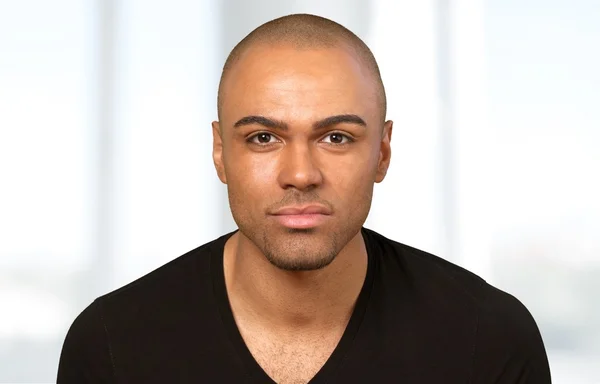
//> input picture Estudos sobre OpenCV/Resources/test.jpeg, 600 x 384 px
$ ./Parte_2_-_Algumas_Funções_Básicas   (built with g++ and OpenCV 4)
//> lines starting //> are read from the running program, lines starting //| are printed output that depends on the picture; after the words box and inside, x2 and y2 are one past the last pixel; in counts of white or black regions, pixels touching at a corner belong together
#include <opencv2/imgcodecs.hpp>
#include <opencv2/highgui.hpp>
#include <opencv2/imgproc.hpp>
#include <iostream>

using namespace cv;
using namespace std;

/////////////////  Basic Functions  //////////////////////

void main(void){

    string path = "Resources/test.jpeg";
    Mat img = imread(path);
//> img is the input picture: 384 rows x 600 cols, CV_8UC3; mean B, G, R 174, 181.3, 193.5
    Mat imgGray, imgBlur, imgCanny, imgDil, imgErode, imgFlip; //CRIANDO IMAGENS AUXILIARES

    cvtColor(img, imgGray, COLOR_BGR2GRAY);//A SEGUNDA IMAGEM RECEBE A PRIMEIRA COMO BASE, E COVERTEMOS A COR PARA CINZA
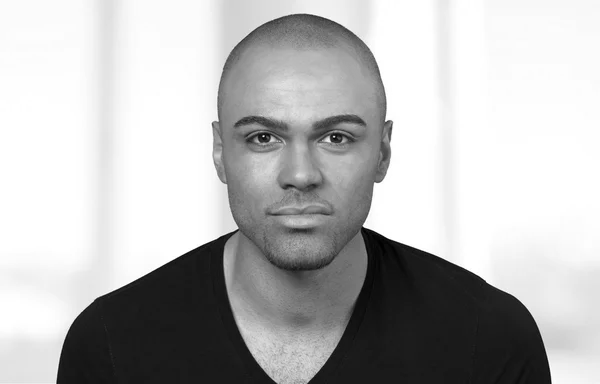
//> imgGray: 384 rows x 600 cols, CV_8UC1; min 0, max 255, mean 184.2
    GaussianBlur(imgGray, imgBlur, Size(5,5),3,0); //IMAGEM COM O EFEITO BLUR APLICADO
    Canny(imgBlur, imgCanny, 10, 30); //IMAGEM COM EFEITO DE BORDAS
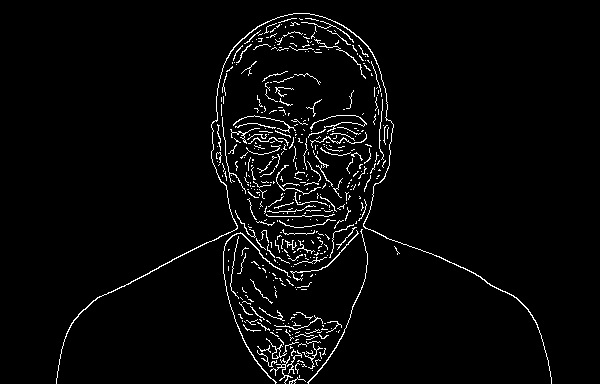
//> imgCanny: 384 rows x 600 cols, CV_8UC1; 3.3% white in thin lines or dots, all inside (x1, y1, x2, y2) = (56, 13, 552, 384)

    Mat kernel = getStructuringElement(MORPH_RECT, Size(3, 3));
    dilate(imgCanny, imgDil, kernel); //DILATANDO A IMAGEM COM EFEITO CANNY
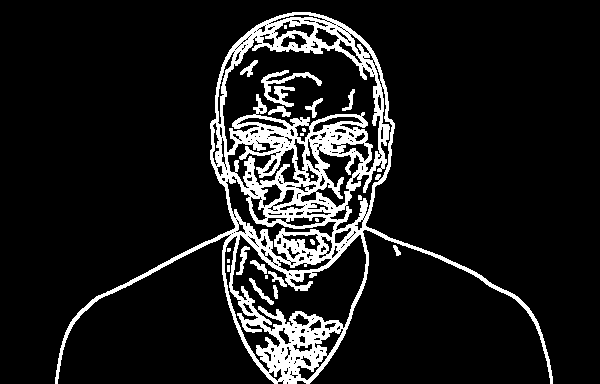
//> imgDil: 384 rows x 600 cols, CV_8UC1; 11.4% white; 23 white regions (9 under 20 px), largest, box (x1, y1, x2, y2) and area: (55, 12, 553, 384) 24310, (261, 70, 322, 107) 664, (236, 246, 250, 275) 143
    erode(imgDil, imgErode, kernel); //APLICANDO EFEITO DE "CORROSAO" NA IMAGEM
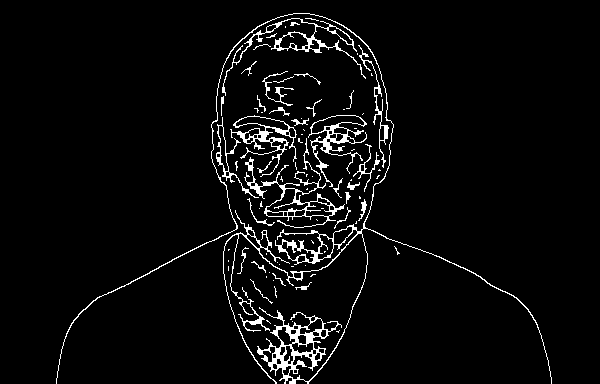
//> imgErode: 384 rows x 600 cols, CV_8UC1; 4.4% white in thin lines or dots, all inside (x1, y1, x2, y2) = (56, 13, 552, 384)

	  flip(img, imgFlip, 1); // INVERTENDO A IMAGEM (1=X)(0=Y)(-1 = X & Y)
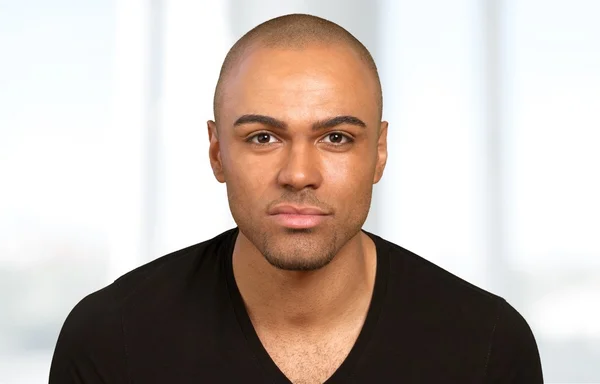
//> imgFlip: 384 rows x 600 cols, CV_8UC3; mean B, G, R 174, 181.3, 193.5

    imshow("Image", img);
    imshow("Image Canny", imgCanny);
    imshow("Image Gray", imgGray);
    imshow("Image Blur", imgBlur);
    imshow("Image Dilated", imgDil);
    imshow("Image Erode", imgErode);
	  imshow("Image Flip", imgFlip);

    waitKey(0);

}
